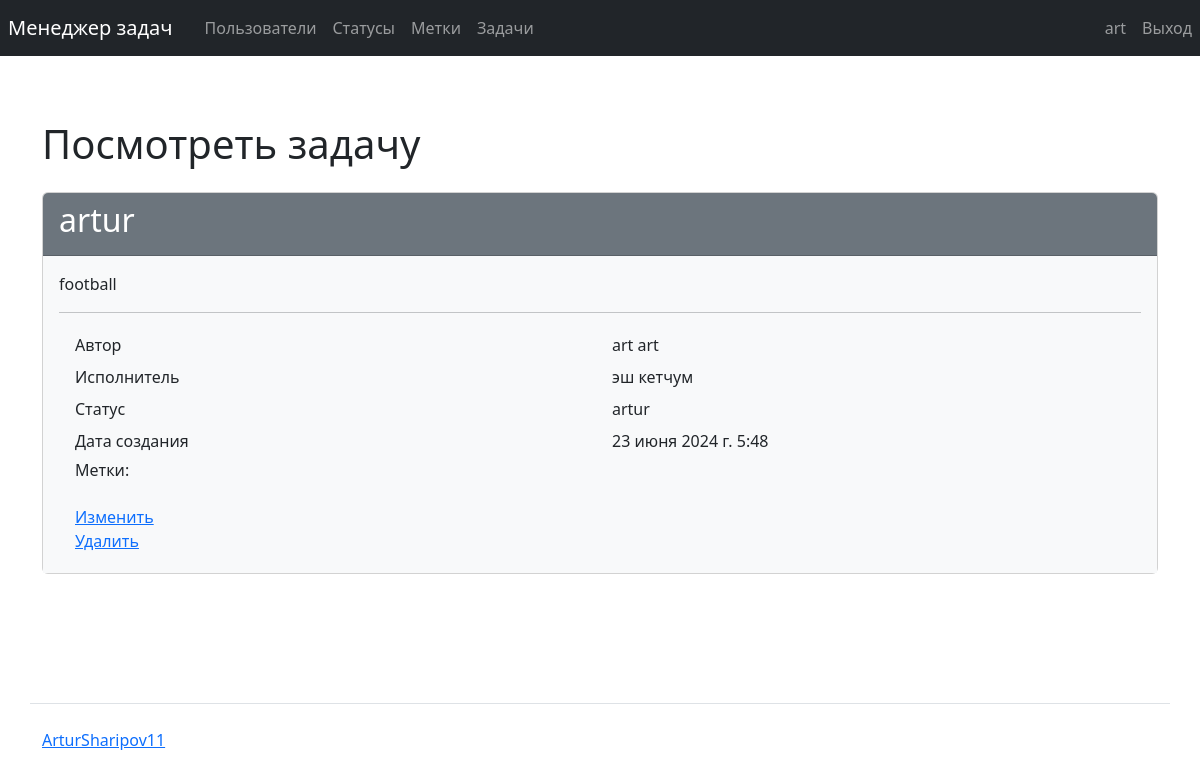
The app's page /tasks/1/ (signed in) with its own data.
### task_manager/users/models.py (models this page shows)
class User(AbstractUser):
    def __str__(self):
        return self.get_full_name()

### task_manager/tasks/models.py (models this page shows, shortened)
class Task(models.Model):
    name = models.CharField(max_length=200, unique=True, verbose_name=_('Name'))
    description = models.TextField(blank=True, verbose_name=_('Description'))
    status = models.ForeignKey(Status,
                               on_delete=models.PROTECT,
                               verbose_name=_('Status'))
    author = models.ForeignKey(get_user_model(),
                               on_delete=models.PROTECT,
                               related_name='tasks_author',
                               verbose_name=_('Author'))
    executor = models.ForeignKey(get_user_model(),
                                 on_delete=models.PROTECT,
                                 blank=True, null=True,
                                 related_name='tasks_executor',
                                 verbose_name=_('Executor'))
    labels = models.ManyToManyField(Label, blank=True,
                                    related_name='labels',
                                    verbose_name=_('Labels'))
    timestamp = models.DateTimeField(auto_now_add=True,
                                     verbose_name=_('Date of creation'))

### task_manager/statuses/models.py (models this page shows)
class Status(models.Model):
    name = models.CharField(max_length=200, unique=True, verbose_name=_('Name'))
    timestamp = models.DateTimeField(auto_now_add=True)
    def __str__(self) -> str:
        return self.name

### task_manager/tasks/views.py (the view)
# urls.py: path('<int:pk>/', views.ShowTask.as_view(), name='view_task'),
class ShowTask(NoPermissionMixin, NoAuthMixin, DetailView):
    model = Task
    template_name = 'tasks/view_task.html'
    context_object_name = 'task'

### task_manager/mixins.py (called while the page is built)
    def dispatch(self, request, *args, **kwargs):
        self.permission_denied_message = _(
            'You are not authorized! Please come in.')
        self.permission_denied_url = reverse_lazy('login')
        return super().dispatch(request, *args, **kwargs)

### task_manager/templates/tasks/view_task.html (shortened to what this page needs)
{% extends "base.html" %}
{% load i18n %}
{% block main %}
  <main>
    <h1 class="my-4">{% translate "View task" %}</h1>
    <div class="card">
      <div class="card-header bg-secondary text-white">
        <h2>{{ task.name }}</h2>
      </div>
      <div class="card-body bg-light">
        <p>{{ task.description }}</p>
        <hr>
        <div class="container">
          <div class="row p-1">
            <div class="col">{% translate "Author" %}</div>
            <div class="col">{{ task.author }}</div>
          </div>
          <div class="row p-1">
            <div class="col">{% translate "Executor" %}</div>
            <div class="col">{{ task.executor }}</div>
          </div>
          <div class="row p-1">
            <div class="col">{% translate "Status" %}</div>
            <div class="col">{{ task.status }}</div>
          </div>
          <div class="row p-1">
            <div class="col">{% translate "Create date" %}</div>
            <div class="col">{{ task.timestamp }}</div>
          </div>
          <div class="row p-1">
            <div class="col">
              <h6>{% translate "Labels" %}:</h6>
            </div>
          </div>
          <div class="row p-1">
            <div class="col">
              <a href="{% url 'update_task' task.id %}">{% translate "Change" %}</a>
              <br>
              <a href="{% url 'delete_task' task.id %}">{% translate "Delete" %}</a>
            </div>
          </div>
        </div>
      </div>
    </div>
  </main>
{% endblock %}

### task_manager/templates/header.html (shortened to what this page needs)
{% load i18n %}
<nav class="navbar navbar-expand-md navbar-dark fixed-top bg-dark">
  <div class="collapse navbar-collapse d-lg-flex" id="navbarCollapse">
    <ul class="navbar-nav col-lg-9 justify-content-lg-start">
      <li class="nav-item active">
        <a class="navbar-brand nav-link" href="{% url 'home' %}">{% translate "Task manger" %}</a>
      </li>
      <li class="nav-item active">
        <a class="nav-link" href="{% url 'users' %}">{% translate "Users" %}</a>
      </li>
      {% if user.is_authenticated %}
      <li class="nav-item">
        <a class="nav-link" href="{% url 'statuses' %}">{% translate "Statuses" %}</a>
      </li>
      <li class="nav-item">
        <a class="nav-link" href="{% url 'labels' %}">{% translate "Labels" %}</a>
      </li>
      <li class="nav-item">
        <a class="nav-link" href="{% url 'tasks' %}">{% translate "Tasks" %}</a>
      </li>
      {% endif %}
    </ul>
    <ul class="navbar-nav col-lg-3 justify-content-lg-end">
    {% if user.is_authenticated %}
    <li class="nav-item">
        <a class="nav-link" href="#">{{ user.username }}</a>
    </li>
    <li class="nav-item">
        <form method="post" action="{% url 'logout' %}">
            <input class="btn nav-link" type="submit" value="{% translate 'Log Out' %}">
        </form>
    </li>
    {% endif %}
    </ul>
  </div>
</nav>

### records on screen
User: username "art"
Task: name "artur", description "football", author "art art", executor "эш кетчум", status "artur", timestamp "23 июня 2024 г. 5:48"
